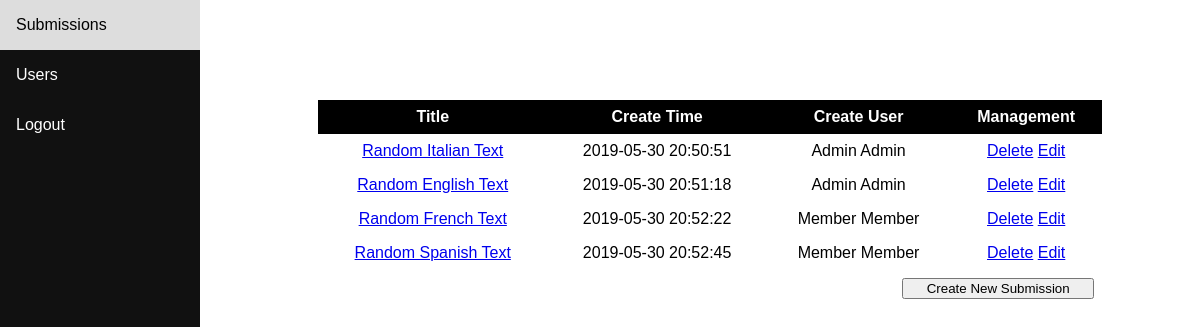
Page /index (signed in) on the committed database.
### tables this page shows
CREATE TABLE `submissions` (
  `id` int(6) unsigned NOT NULL AUTO_INCREMENT,
  `title` varchar(300) NOT NULL,
  `content` text NOT NULL,
  `create_time` datetime NOT NULL,
  `create_user_id` int(6) unsigned NOT NULL,
  PRIMARY KEY (`id`),
  KEY `user_id_fk` (`create_user_id`),
  CONSTRAINT `submissions_ibfk_1` FOREIGN KEY (`create_user_id`) REFERENCES `users` (`id`)
);

CREATE TABLE `users` (
  `id` int(6) unsigned NOT NULL AUTO_INCREMENT,
  `firstname` varchar(30) NOT NULL,
  `lastname` varchar(30) NOT NULL,
  `email` varchar(100) NOT NULL,
  `password` varchar(40) NOT NULL,
  `role_id` int(6) unsigned NOT NULL,
  PRIMARY KEY (`id`),
  KEY `role_id_fk` (`role_id`),
  CONSTRAINT `users_ibfk_1` FOREIGN KEY (`role_id`) REFERENCES `roles` (`id`)
);

### controller/SubmissionController.php (called while the page is built, shortened)
<?php
class SubmissionController extends Controller
{
    public function actionIndex()
    {
        $submissions = new Submission();
        if ($_SESSION['login_user_role'] === 'admin') {
            $submissions = $submissions->findAll();
        } else {
            $submissions = $submissions->findAllByAttributes(array('create_user_id'=>$_SESSION['login_user_id']));
        }
        $this->render('index', array('submissions'=>$submissions));
    }
}

### index.php (called while the page is built)
<?php
include "framework/Application.php";
$app = new Application();
$app->dispatch($_SERVER['REQUEST_URI']);

### framework/Model.php (called while the page is built, shortened)
<?php
abstract class Model
{
    protected $table_name;
    protected $model_name;
    protected $attributes;
    public $db;
    protected function db_initialise()
    {
        if ($this->db === null) {
            $this->db = new mysqli(DB_SERVER, DB_USERNAME, DB_PASSWORD, DB_DATABASE);
        }
    }
    public function findAllByAttributes(array $params, $return_first = false)
    {
        $model_file= __DIR__.'/../model/'.$this->model_name.'.php';
        $command = 'SELECT * FROM '.$this->table_name;
        $condition = '';
        foreach ($params as $key=>$value) {
            if (in_array($key, $this->attributes) || $key == 'id') {
                $condition .= ' '.$key .'=\''.$value.'\' AND';
            }
        }
        if (!empty($condition)) {
            $condition = rtrim($condition, 'AND');
        }
        $command = $command.' WHERE'.$condition;
        $result = $this->db->query($command);
        $return_array = null;
        if (isset($result) && $result) {
            $return_array = array();
            while ($row = $result->fetch_assoc()) {
                $model = new $this->model_name();
                $model->id = $row['id'];
                foreach ($this->attributes as $attribute) {
                    $model->$attribute = $row[$attribute];
                }
                $return_array[] = $model;
            }
            if ($return_first && !empty($return_array)) {
                $return_array = $return_array[0];
            } elseif (empty($return_array)) {
                return null;
            }
        }
        return $return_array;
    }
    public function findAll()
    {
        $model_file= __DIR__.'/../model/'.$this->model_name.'.php';
        $command = 'SELECT * FROM '.$this->table_name;
        $result = $this->db->query($command);
        $return_array = null;
        if ($result->num_rows > 0) {
            $return_array = array();
            while ($row = $result->fetch_assoc()) {
                $model = new $this->model_name();
                $model->id = $row['id'];
                foreach ($this->attributes as $attribute) {
                    $model->$attribute = $row[$attribute];
                }
                $return_array[] = $model;
            }
        }
        return $return_array;
    }
    public function findByPk($id)
    {
        return $this->findAllByAttributes(array('id'=>$id), true);
    }
}

### model/Submission.php (called while the page is built, shortened)
<?php
class Submission extends Model
{
    public $create_user_id;
    public function getCreateUserName()
    {
        $user = new User();
        $user = $user->findByPk($this->create_user_id);
        return $user->firstname.' '.$user->lastname;
    }
}

### view/submission/index.php (the view)
<div style="width:80%;margin:auto;">
  <table class="view">
    <tbody>
      <?php
        if (isset($submissions)) {?>
          <tr>
            <th>Title</th>
            <th>Create Time</th>
            <?=($_SESSION['login_user_role'] === 'admin')?'<th>Create User</th>':'';?>
            <th>Management</th>
          </tr>
          <?php foreach ($submissions as $submission) {?>
            <tr>
              <td><a href="/submission/view/<?=$submission->id;?>"><?=$submission->title;?></a></td>
              <td><?=$submission->create_time;?></td>
              <?=($_SESSION['login_user_role'] === 'admin')?'<td>'.$submission->getCreateUserName().'</td>':'';?>
              <td> <a href="/submission/delete/<?=$submission->id?>">Delete</a>  <a href="/submission/edit/<?=$submission->id?>">Edit</a></td>
            </tr>
        <?php  } ?>
        <tr>
          <td colspan="2"></td>
          <td colspan="<?=($_SESSION['login_user_role'] === 'admin')?'2':'1';?>"><button type="button" name="button" onclick="document.location.href ='/submission/create'" style="width:60%;margin-left:40%;">Create New Submission</button></td>
        </tr>
      <?php } else {?>
          <button type="button" name="button" onclick="document.location.href ='/submission/create'" style="width:80%;margin-left: 10%;">Create New Submission</button>
      <?php
    }
       ?>
    </tbody>
  </table>
</div>

### view/layout.php (shortened to what this page needs)
<!DOCTYPE html>
<html lang="en">
<head>
    <link rel="stylesheet" type="text/css" href="/assets/portal.css">
</head>
<body>
    <?php
        if (isset($user_role)){?>
            <div class="sidenav">
                <a href="/submission/index">Submissions</a>
                <?=($user_role == 'admin')? '<a href="/user/index">Users</a>':'';?>
                <a href="/site/logout">Logout</a>
            </div>
            <div class="content">
                <div style="margin:100px auto">
                    <?=$content;?>
                </div>
            </div>
    <?php
        }else{?>
            <div style="margin:300px auto;">
                <?=$content;?>
            </div>
    <?php
        }
    ?>
</body>
</html>

### framework/Application.php (shortened to what this page needs)
<?php
class Application
{
    protected $action;
    protected $param;
    public function resolve($url)
    {
        $url = ltrim($url, '/');
        if ($url == '' || $url == '/') {
            $this->controller = 'site';
            $this->action = 'index';
        } elseif (preg_match('/^[a-zA-Z]+(\/[a-zA-z]+)$/', $url)) {
            $url_array = explode('/', $url);
            $this->controller = $url_array[0];
            $this->action = $url_array[1];
        } elseif (preg_match('/^[a-zA-Z]+(\/[a-zA-z]+)+(\/[0-9]+)$/', $url)) {
            $url_array = explode('/', $url);
            $this->controller = $url_array[0];
            $this->action = $url_array[1];
            $this->param = $url_array[2];
        } else {
            $this->controller = 'site';
            $this->action = 'error';
        }
        return true;
    }
    public function dispatch($url)
    {
        if ($this->resolve($url)) {
            $controller_object = new $controller();
            $action = $this->convertToAction($this->action);
            if (method_exists($controller_object, $action)) {
                $controller_object->$action($this->param);
            } else {
                $controller_object->redirect('/site/error/404');
            }
        }
    }
    protected function convertToAction($string)
    {
        return 'action'.ucfirst(strtolower(str_replace(' ', '', (str_replace('-', ' ', $string)))));
    }
}

### framework/Controller.php (shortened to what this page needs)
<?php
abstract class Controller
{
    protected $name;
    protected $viewFolder;
    public function render($view, $param = null)
    {
        $file_name = __DIR__.'/../view/'.(isset($this->viewFolder)?$this->viewFolder.'/':'').$view.'.php';
        include($file_name);
        $content=ob_get_contents();
        $layout = __DIR__.'/../view/layout.php';
        extract(array('content'=>$content,'title'=>$this->name,'user_role'=>(isset($_SESSION['login_user_role']) && !empty($_SESSION['login_user_role']))?$_SESSION['login_user_role']:null));
        include($layout);
        $output = ob_get_contents();
        echo $output;
    }
}

### assets/portal.css (style rules this page uses)
* { box-sizing: border-box; }
body { margin: 0; font-family: Arial, Helvetica, sans-serif; }
.sidenav { height: 100%; width: 200px; position: fixed; z-index: 1; top: 0; left: 0; background-color: #111; overflow-x: hidden; }
.sidenav a { color: white; padding: 16px; text-decoration: none; display: block; }
.content { margin-left: 200px; padding-left: 20px; }
table.view { border-collapse: collapse; width: 100%; }
table.view td { text-align: center; padding: 8px; }
table.view th { text-align: center; padding: 8px; background-color: black; color: white; }

### rows in the picture
submissions: title "Random Italian Text", create_time "2019-05-30 20:50:51", create_user.lastname "Admin Admin"
submissions: title "Random English Text", create_time "2019-05-30 20:51:18", CreateUserName "Admin Admin"
submissions: title "Random French Text", create_time "2019-05-30 20:52:22", create_user.lastname "Member Member"
submissions: title "Random Spanish Text", create_time "2019-05-30 20:52:45", CreateUserName "Member Member"
